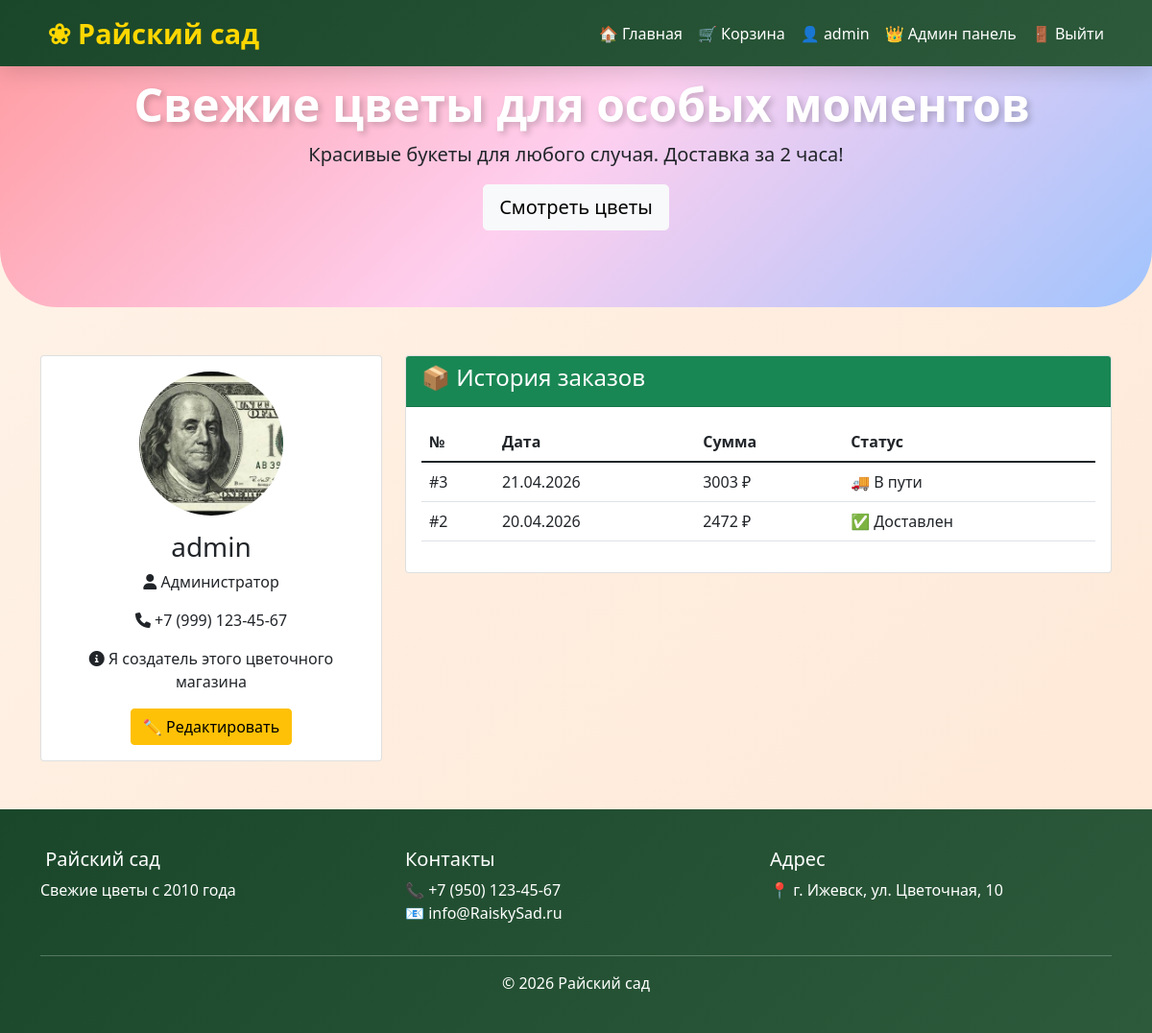
Page /account (signed in) on the committed database.
### app.py (models this page shows)
class User(db.Model):
    id = db.Column(db.Integer, primary_key=True)
    username = db.Column(db.String(80), unique=True, nullable=False)
    email = db.Column(db.String(120), unique=True, nullable=False)
    password = db.Column(db.String(200), nullable=False)
    is_admin = db.Column(db.Boolean, default=False)
    created_at = db.Column(db.DateTime, default=datetime.utcnow)
    avatar = db.Column(db.String(200), default='default_avatar.png')
    full_name = db.Column(db.String(100), default='')
    phone = db.Column(db.String(20), default='')
    address = db.Column(db.String(200), default='')
    bio = db.Column(db.Text, default='')
    orders = db.relationship('Order', backref='user', lazy=True)

class Order(db.Model):
    id = db.Column(db.Integer, primary_key=True)
    user_id = db.Column(db.Integer, db.ForeignKey('user.id'), nullable=False)
    total_amount = db.Column(db.Float, nullable=False)
    status = db.Column(db.String(50), default='pending')
    address = db.Column(db.String(200))
    created_at = db.Column(db.DateTime, default=datetime.utcnow)
    items = db.relationship('OrderItem', backref='order', lazy=True)

### app.py (the view)
@app.route('/account')
def account():
    if 'user_id' not in session:
        flash('Пожалуйста, войдите в аккаунт', 'warning')
        return redirect(url_for('login'))
    user = User.query.get(session['user_id'])
    orders = Order.query.filter_by(user_id=user.id).order_by(Order.created_at.desc()).all()
    return render_template('account.html', user=user, orders=orders)

### templates/account.html (shortened to what this page needs)
{% extends "base.html" %}
{% block content %}
<div class="row">
    <div class="col-md-4">
        <div class="card text-center">
            <div class="card-body">
                <img src="{{ url_for('static', filename='avatars/' + user.avatar) }}" style="width: 150px; height: 150px; border-radius: 50%; object-fit: cover;">
                <h3 class="mt-3">{{ user.username }}</h3>
                {% if user.full_name %}<p><i class="fas fa-user"></i> {{ user.full_name }}</p>{% endif %}
                {% if user.phone %}<p><i class="fas fa-phone"></i> {{ user.phone }}</p>{% endif %}
                {% if user.bio %}<p><i class="fas fa-info-circle"></i> {{ user.bio }}</p>{% endif %}
                <a href="{{ url_for('edit_profile') }}" class="btn btn-warning">✏️ Редактировать</a>
            </div>
        </div>
    </div>
    <div class="col-md-8">
        <div class="card">
            <div class="card-header bg-success text-white"><h4>📦 История заказов</h4></div>
            <div class="card-body">
                {% if orders %}
                    <table class="table">
                        <thead><tr><th>№</th><th>Дата</th><th>Сумма</th><th>Статус</th></tr></thead>
                        <tbody>
                            {% for order in orders %}
                            <tr>
                                <td>#{{ order.id }}</td>
                                <td>{{ order.created_at.strftime('%d.%m.%Y') }}</td>
                                <td>{{ order.total_amount|int }} ₽</td>
                                <td>{% if order.status == 'pending' %}⏳ Ожидает{% elif order.status == 'delivered' %}✅ Доставлен{% else %}🚚 В пути{% endif %}</td>
                            </tr>
                            {% endfor %}
                        </tbody>
                    </table>
                {% else %}<p>Заказов пока нет</p>{% endif %}
            </div>
        </div>
    </div>
</div>
{% endblock %}

### templates/base.html (shortened to what this page needs)
<!DOCTYPE html>
<html lang="ru">
<head>
    <link href="https://cdn.jsdelivr.net/npm/bootstrap@5.1.3/dist/css/bootstrap.min.css" rel="stylesheet">
    <link rel="stylesheet" href="https://cdnjs.cloudflare.com/ajax/libs/font-awesome/6.0.0/css/all.min.css">
</head>
<body>
    <nav class="navbar navbar-expand-lg fixed-top">
        <div class="container">
            <a class="navbar-brand" href="{{ url_for('index') }}">
                 ❀ Райский сад
            </a>
            <div class="collapse navbar-collapse" id="navbarNav">
                <ul class="navbar-nav ms-auto">
                    <li class="nav-item"><a class="nav-link" href="{{ url_for('index') }}">🏠 Главная</a></li>
                    {% if session.user_id %}
                        <li class="nav-item position-relative">
                            <a class="nav-link" href="{{ url_for('cart') }}">🛒 Корзина
                            </a>
                        </li>
                        <li class="nav-item"><a class="nav-link" href="{{ url_for('account') }}">👤 {{ session.username }}</a></li>
                        {% if session.is_admin %}<li class="nav-item"><a class="nav-link" href="{{ url_for('admin_panel') }}">👑 Админ панель</a></li>{% endif %}
                        <li class="nav-item"><a class="nav-link" href="{{ url_for('logout') }}">🚪 Выйти</a></li>
                    {% else %}
                        <li class="nav-item"><a class="nav-link" href="{{ url_for('login') }}">🔑 Войти</a></li>
                        <li class="nav-item"><a class="nav-link" href="{{ url_for('register') }}">📝 Регистрация</a></li>
                    {% endif %}
                </ul>
            </div>
        </div>
    </nav>
    <div class="hero-section">
        <div class="container text-center">
            <h1> Свежие цветы для особых моментов</h1>
            <p class="lead">Красивые букеты для любого случая. Доставка за 2 часа!</p>
            <a href="{{ url_for('index') }}" class="btn btn-light btn-lg">Смотреть цветы</a>
        </div>
    </div>
    <div class="container">
        {% block content %}{% endblock %}
    </div>
    <footer class="footer">
        <div class="container">
            <div class="row">
                <div class="col-md-4">
                    <h5> Райский сад</h5>
                    <p>Свежие цветы с 2010 года</p>
                </div>
                <div class="col-md-4">
                    <h5>Контакты</h5>
                    <p>📞 +7 (950) 123-45-67<br>📧 info@RaiskySad.ru</p>
                </div>
                <div class="col-md-4">
                    <h5>Адрес</h5>
                    <p>📍 г. Ижевск, ул. Цветочная, 10</p>
                </div>
            </div>
            <hr>
            <div class="text-center">© 2026 Райский сад</div>
        </div>
    </footer>
</body>
</html>

### templates/base.html (style rules this page uses)
* { margin: 0; padding: 0; box-sizing: border-box; }
body { font-family: 'Segoe UI', Tahoma, Geneva, Verdana, sans-serif; background: linear-gradient(135deg, #fef3e8 0%, #ffe8d6 100%); min-height: 100vh; }
.navbar { background: linear-gradient(135deg, #1a472a, #2d5a3b) !important; box-shadow: 0 5px 25px rgba(0,0,0,0.15); }
.navbar-brand { font-size: 1.8rem; font-weight: bold; color: #ffd700 !important; }
.nav-link { color: white !important; transition: all 0.3s; }
.hero-section { background: linear-gradient(135deg, #ff9a9e 0%, #fecfef 50%, #a1c4fd 100%); padding: 80px 0; margin-bottom: 50px; border-radius: 0 0 60px 60px; }
.hero-section h1 { font-size: 3rem; font-weight: bold; color: #fff; text-shadow: 3px 3px 6px rgba(0,0,0,0.2); }
.footer { background: linear-gradient(135deg, #1a472a, #2d5a3b); color: white; padding: 40px 0; margin-top: 50px; }

### rows in the picture
User: username "admin", avatar (picture), full_name "Администратор", phone "+7 (999) 123-45-67", bio "Я создатель этого цветочного магазина"
Order: id "3", created_at "21.04.2026", total_amount "3003", status "🚚 В пути"
Order: id "2", created_at "20.04.2026", total_amount "2472", status "✅ Доставлен"
